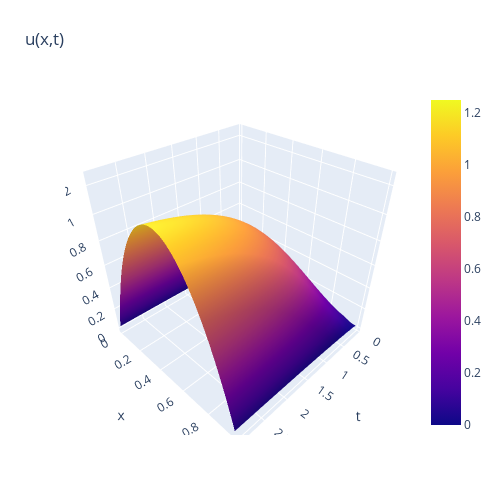

The notebook cell this image was saved under:
### Code cell
""" PLOT SOLUTION AS 3D SURFACE """

t_values = np.arange(0, (t_steps + 1) * dt, dt)
fig = go.Figure(data=[go.Surface(z=u, x=t_values, y=x)])

fig.update_layout(
    title='u(x,t)',
    autosize=False,
    scene=dict(
        xaxis=dict(range=[0, 3]),
        xaxis_title='t',
        yaxis_title='x',
        zaxis_title='u(x, t)'),
    width=500,
    height=500,
    margin=dict(l=65, r=50, b=65, t=90)
)

fig.show()

### Figure 1 — Plotly figure (JSON) as saved in the notebook; plotly's stock layout.template omitted (floating-point values rounded to 4 significant figures; data arrays with more than 128 entries replaced by an {"elided": "..."} marker saying what was removed)
{"data": [{"type": "surface", "x": {"elided": "1001 float values"}, "y": [0.01, 0.02, 0.03, 0.04, 0.05, 0.06, 0.07, 0.08, 0.09, 0.1, 0.11, 0.12, 0.13, 0.14, 0.15, 0.16, 0.17, 0.18, 0.19, 0.2, 0.21, 0.22, 0.23, 0.24, 0.25, 0.26, 0.27, 0.28, 0.29, 0.3, 0.31, 0.32, 0.33, 0.34, 0.35, 0.36, 0.37, 0.38, 0.39, 0.4, 0.41, 0.42, 0.43, 0.44, 0.45, 0.46, 0.47, 0.48, 0.49, 0.5, 0.51, 0.52, 0.53, 0.54, 0.55, 0.56, 0.57, 0.58, 0.59, 0.6, 0.61, 0.62, 0.63, 0.64, 0.65, 0.66, 0.67, 0.68, 0.69, 0.7, 0.71, 0.72, 0.73, 0.74, 0.75, 0.76, 0.77, 0.78, 0.79, 0.8, 0.81, 0.82, 0.83, 0.84, 0.85, 0.86, 0.87, 0.88, 0.89, 0.9, 0.91, 0.92, 0.93, 0.94, 0.95, 0.96, 0.97, 0.98, 0.99], "z": {"elided": "99x1001 float values"}}], "layout": {"autosize": false, "height": 500, "margin": {"b": 65, "l": 65, "r": 50, "t": 90}, "scene": {"xaxis": {"range": [0, 3], "title": {"text": "t"}}, "yaxis": {"title": {"text": "x"}}, "zaxis": {"title": {"text": "u(x, t)"}}}, "title": {"text": "u(x,t)"}, "width": 500}}
